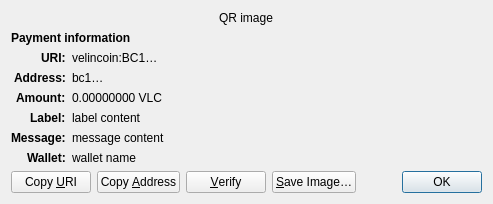
<?xml version="1.0" encoding="UTF-8"?>
<ui version="4.0">
 <class>ReceiveRequestDialog</class>
 <widget class="QDialog" name="ReceiveRequestDialog">
  <property name="geometry">
   <rect>
    <x>0</x>
    <y>0</y>
    <width>413</width>
    <height>229</height>
   </rect>
  </property>
  <property name="windowTitle">
   <string>Request payment to …</string>
  </property>
  <layout class="QGridLayout" name="gridLayout" columnstretch="0,1">
   <property name="sizeConstraint">
    <enum>QLayout::SetFixedSize</enum>
   </property>
   <item row="0" column="0" colspan="2" alignment="Qt::AlignHCenter">
    <widget class="QRImageWidget" name="qr_code">
     <property name="text">
      <string notr="true">QR image</string>
     </property>
     <property name="textInteractionFlags">
      <set>Qt::NoTextInteraction</set>
     </property>
    </widget>
   </item>
   <item row="1" column="0" colspan="2">
    <widget class="QLabel" name="payment_header">
     <property name="font">
      <font>
       <weight>75</weight>
       <bold>true</bold>
      </font>
     </property>
     <property name="text">
      <string>Payment information</string>
     </property>
     <property name="textInteractionFlags">
      <set>Qt::NoTextInteraction</set>
     </property>
    </widget>
   </item>
   <item row="2" column="0" alignment="Qt::AlignRight|Qt::AlignTop">
    <widget class="QLabel" name="uri_tag">
     <property name="font">
      <font>
       <weight>75</weight>
       <bold>true</bold>
      </font>
     </property>
     <property name="text">
      <string notr="true">URI:</string>
     </property>
     <property name="textFormat">
      <enum>Qt::PlainText</enum>
     </property>
     <property name="textInteractionFlags">
      <set>Qt::NoTextInteraction</set>
     </property>
    </widget>
   </item>
   <item row="2" column="1" alignment="Qt::AlignTop">
    <widget class="QLabel" name="uri_content">
     <property name="text">
      <string notr="true">velincoin:BC1…</string>
     </property>
     <property name="textFormat">
      <enum>Qt::RichText</enum>
     </property>
     <property name="wordWrap">
      <bool>true</bool>
     </property>
     <property name="textInteractionFlags">
      <set>Qt::TextSelectableByMouse</set>
     </property>
    </widget>
   </item>
   <item row="3" column="0" alignment="Qt::AlignRight|Qt::AlignTop">
    <widget class="QLabel" name="address_tag">
     <property name="font">
      <font>
       <weight>75</weight>
       <bold>true</bold>
      </font>
     </property>
     <property name="text">
      <string>Address:</string>
     </property>
     <property name="textInteractionFlags">
      <set>Qt::NoTextInteraction</set>
     </property>
    </widget>
   </item>
   <item row="3" column="1" alignment="Qt::AlignTop">
    <widget class="QLabel" name="address_content">
     <property name="text">
      <string notr="true">bc1…</string>
     </property>
     <property name="textFormat">
      <enum>Qt::PlainText</enum>
     </property>
     <property name="textInteractionFlags">
      <set>Qt::TextSelectableByMouse</set>
     </property>
    </widget>
   </item>
   <item row="4" column="0" alignment="Qt::AlignRight|Qt::AlignTop">
    <widget class="QLabel" name="amount_tag">
     <property name="font">
      <font>
       <weight>75</weight>
       <bold>true</bold>
      </font>
     </property>
     <property name="text">
      <string>Amount:</string>
     </property>
     <property name="textInteractionFlags">
      <set>Qt::NoTextInteraction</set>
     </property>
    </widget>
   </item>
   <item row="4" column="1" alignment="Qt::AlignTop">
    <widget class="QLabel" name="amount_content">
     <property name="text">
      <string notr="true">0.00000000 VLC</string>
     </property>
     <property name="textFormat">
      <enum>Qt::PlainText</enum>
     </property>
     <property name="textInteractionFlags">
      <set>Qt::TextSelectableByMouse</set>
     </property>
    </widget>
   </item>
   <item row="5" column="0" alignment="Qt::AlignRight|Qt::AlignTop">
    <widget class="QLabel" name="label_tag">
     <property name="font">
      <font>
       <weight>75</weight>
       <bold>true</bold>
      </font>
     </property>
     <property name="text">
      <string>Label:</string>
     </property>
     <property name="textInteractionFlags">
      <set>Qt::NoTextInteraction</set>
     </property>
    </widget>
   </item>
   <item row="5" column="1" alignment="Qt::AlignTop">
    <widget class="QLabel" name="label_content">
     <property name="text">
      <string notr="true">label content</string>
     </property>
     <property name="textFormat">
      <enum>Qt::PlainText</enum>
     </property>
     <property name="wordWrap">
      <bool>true</bool>
     </property>
     <property name="textInteractionFlags">
      <set>Qt::TextSelectableByMouse</set>
     </property>
    </widget>
   </item>
   <item row="6" column="0" alignment="Qt::AlignRight|Qt::AlignTop">
    <widget class="QLabel" name="message_tag">
     <property name="font">
      <font>
       <weight>75</weight>
       <bold>true</bold>
      </font>
     </property>
     <property name="text">
      <string>Message:</string>
     </property>
     <property name="textInteractionFlags">
      <set>Qt::NoTextInteraction</set>
     </property>
    </widget>
   </item>
   <item row="6" column="1" alignment="Qt::AlignTop">
    <widget class="QLabel" name="message_content">
     <property name="text">
      <string notr="true">message content</string>
     </property>
     <property name="textFormat">
      <enum>Qt::PlainText</enum>
     </property>
     <property name="wordWrap">
      <bool>true</bool>
     </property>
     <property name="textInteractionFlags">
      <set>Qt::TextSelectableByMouse</set>
     </property>
    </widget>
   </item>
   <item row="7" column="0" alignment="Qt::AlignRight|Qt::AlignTop">
    <widget class="QLabel" name="wallet_tag">
     <property name="font">
      <font>
       <weight>75</weight>
       <bold>true</bold>
      </font>
     </property>
     <property name="text">
      <string>Wallet:</string>
     </property>
     <property name="textInteractionFlags">
      <set>Qt::NoTextInteraction</set>
     </property>
    </widget>
   </item>
   <item row="7" column="1" alignment="Qt::AlignTop">
    <widget class="QLabel" name="wallet_content">
     <property name="text">
      <string notr="true">wallet name</string>
     </property>
     <property name="textFormat">
      <enum>Qt::PlainText</enum>
     </property>
     <property name="wordWrap">
      <bool>true</bool>
     </property>
     <property name="textInteractionFlags">
      <set>Qt::TextSelectableByMouse</set>
     </property>
    </widget>
   </item>
   <item row="8" column="0" colspan="2">
    <layout class="QHBoxLayout" name="horizontalLayout">
     <item>
      <widget class="QPushButton" name="btnCopyURI">
       <property name="text">
        <string>Copy &amp;URI</string>
       </property>
       <property name="autoDefault">
        <bool>false</bool>
       </property>
      </widget>
     </item>
     <item>
      <widget class="QPushButton" name="btnCopyAddress">
       <property name="text">
        <string>Copy &amp;Address</string>
       </property>
       <property name="autoDefault">
        <bool>false</bool>
       </property>
      </widget>
     </item>
     <item>
      <widget class="QPushButton" name="btnVerify">
       <property name="text">
        <string>&amp;Verify</string>
       </property>
       <property name="toolTip">
        <string>Verify this address on e.g. a hardware wallet screen</string>
       </property>
       <property name="autoDefault">
        <bool>false</bool>
       </property>
      </widget>
     </item>
     <item>
      <widget class="QPushButton" name="btnSaveAs">
       <property name="text">
        <string>&amp;Save Image…</string>
       </property>
       <property name="autoDefault">
        <bool>false</bool>
       </property>
      </widget>
     </item>
     <item>
      <spacer name="horizontalSpacer_2">
       <property name="orientation">
        <enum>Qt::Horizontal</enum>
       </property>
       <property name="sizeHint" stdset="0">
        <size>
         <width>40</width>
         <height>20</height>
        </size>
       </property>
      </spacer>
     </item>
     <item>
      <widget class="QDialogButtonBox" name="buttonBox">
       <property name="focusPolicy">
        <enum>Qt::StrongFocus</enum>
       </property>
       <property name="standardButtons">
        <set>QDialogButtonBox::Ok</set>
       </property>
      </widget>
     </item>
    </layout>
   </item>
  </layout>
 </widget>
 <customwidgets>
  <customwidget>
   <class>QRImageWidget</class>
   <extends>QLabel</extends>
   <header>qt/qrimagewidget.h</header>
  </customwidget>
 </customwidgets>
 <tabstops>
  <tabstop>buttonBox</tabstop>
  <tabstop>btnCopyURI</tabstop>
  <tabstop>btnCopyAddress</tabstop>
  <tabstop>btnSaveAs</tabstop>
 </tabstops>
 <resources/>
 <connections>
  <connection>
   <sender>buttonBox</sender>
   <signal>accepted()</signal>
   <receiver>ReceiveRequestDialog</receiver>
   <slot>accept()</slot>
   <hints>
    <hint type="sourcelabel">
     <x>135</x>
     <y>230</y>
    </hint>
    <hint type="destinationlabel">
     <x>135</x>
     <y>126</y>
    </hint>
   </hints>
  </connection>
 </connections>
</ui>
